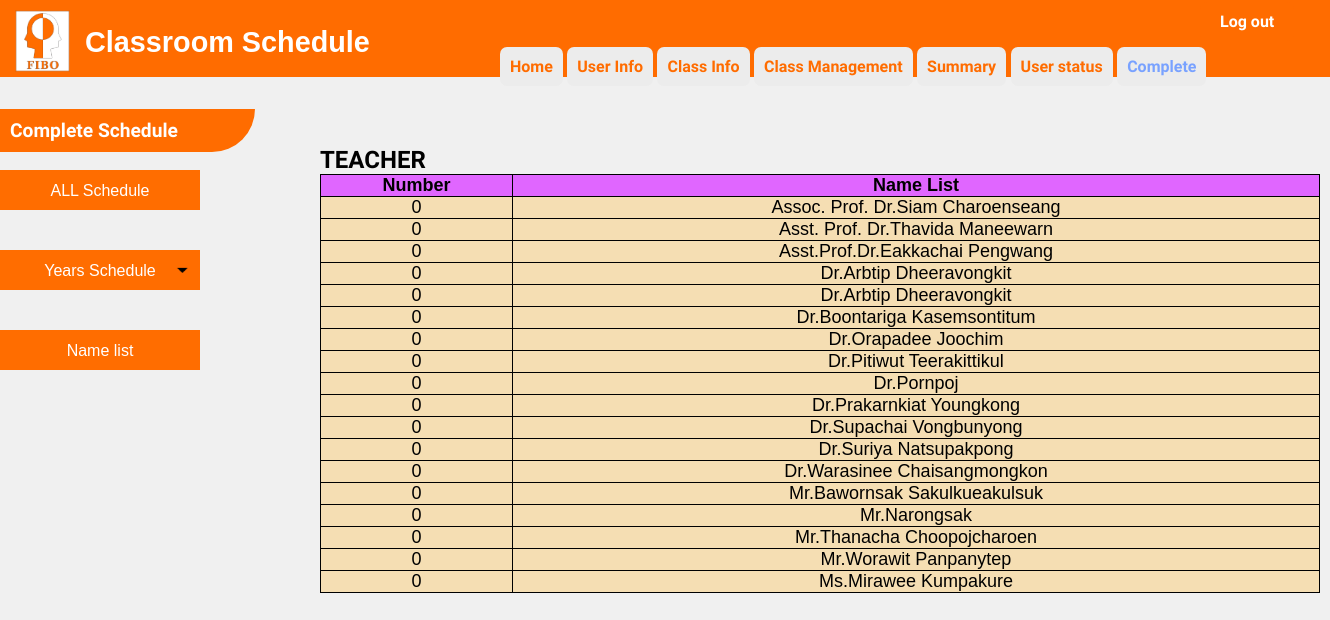
Before: /admin7-2.php with the older database file.
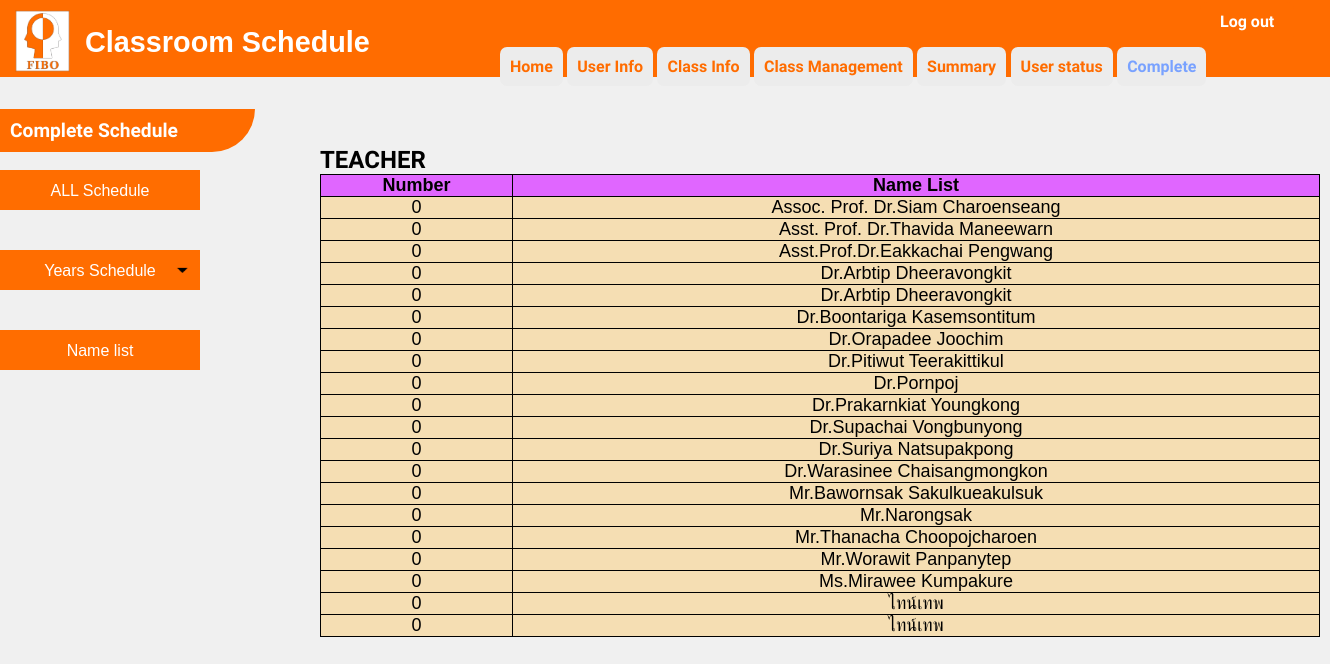
After: the same page with the newer database file.
### tables this page shows
CREATE TABLE `table_account` (
  `No` int(3) NOT NULL,
  `teacher_name` varchar(100) NOT NULL,
  `teacher_email` varchar(100) NOT NULL,
  `teacher_password` varchar(100) NOT NULL DEFAULT '1234',
  `teacher_status` varchar(100) NOT NULL DEFAULT 'T'
);

### admin7-2.php (the view, shortened to what this page needs)
<?php
      require 'dbconfig/config.php';
?>
<!DOCTYPE html>
<html lang="en">
  <head>
    <link rel="stylesheet" type="text/css" href="css/admin7-1.css">
    <link rel="stylesheet" type="text/css" href="css/admin7-2.css">
  </head>
  <body >
    <header>
        <img src="images/FIBO_logo.jpg" width="55" height="62" style="margin-top: 10px; margin-left: 10px">
        <div style="font-size: 1.8em; margin-top: -50px; margin-left: 80px">
        <b>Classroom Schedule</b>
        </div><br>
        </header>
        <div style="margin-top: -30px; margin-left: 500px">
            <a href="admin1.php" class="btn1"><b>Home</b></a>
            <a href="admin2.php" class="btn1"><b>User Info</b></a>
            <a href="admin3.php" class="btn1"><b>Class Info</b></a>
            <a href="admin4.php" class="btn1"><b>Class Management</b></a>
            <a href="#" class="btn1"><b>Summary</b></a>
            <a href="admin6.php" class="btn1"><b>User status</b></a>
            <a href="admin7.php" class="btn1" style=" color: #79a2ff"><b>Complete</b></a>
        </div>
        <div style="margin-top: -84px; margin-left: 1200px">
            <a href="index.php" class="btn"><b>Log out</b></a>
        </div>
        <div style=" margin-top:50px">
        <br><b class="topics">Complete Schedule</b><br><br>
        <ul id="navbar">
                <li><a href="admin7.php"style ="
                    background-color:#ff6d00;">ALL Schedule</a>
                <li><a href="admin7-1.php" style ="background: url(images/arrow.png);
                    background-repeat: no-repeat;
                    background-size: 25px;
                    background-position: right center;
                    background-color:#ff6d00">Years Schedule</a>
                </li>
                <li><a href="admin7-2.php"style ="
                    background-repeat: no-repeat;
                    background-size: 25px;
                    background-position: right center;
                    background-color:#ff6d00;
                    margin-top : -0.5px">Name list</a>
                </li>
            </ul>
</div></br></br>
        <div  style="margin-top: -300px; margin-left: 320px" class="show">
        <h1>TEACHER</h1>
        <form action='admin7-2.php' method='post'>
        <table >
            <tr class="head-data">
                <th>
                    Number
                </th>
                <th>
                    Name List
                </th>
            </tr>
            <?php
                $x = 0;
                $teacher = "teacher$x";
                $sql = "SELECT * FROM table_account";
                $smyData = mysqli_query($con, $sql);
                while($row = mysqli_fetch_array($smyData)) {
                    echo "<tr class='data'>";
                    echo "<td>";
                    echo $x;
                    echo "</td>";
                    echo "<td>";
                    echo "<button name='$teacher' class='data-button'>".$row['teacher_name']."</button>";
                    echo "</td>";
                    echo "</tr>";
                }
            ?>
            </table>
            </form>
        </div>
  </body>
</html>

### css/admin7-1.css (style rules this page uses)
* { margin: 0; padding: 0; }
.btn { display: inline-block; border: 0px solid #ff6c00; padding: 10px 20px; background-color: #ff6c00; text-decoration: none; font-family: 'Work Sans', sans-serif; font-size: 1em; color: #ffffff ; border-radius: 7px; transition: 0.1s; }
.btn1 { display: inline-block; border: 0px solid #ff6c00; padding: 10px 10px; background-color: #ececec; text-decoration: none; font-family: 'Work Sans', sans-serif; font-size: 1em; color: #ff6c00 ; border-radius: 7px; transition: 0.1s; }
.topics { display: inline-block; border: 0px solid #ff6c00; padding: 10px; width: 235px; background-color: #ff6c00; text-decoration: none; font-family: 'Work Sans', sans-serif; font-size: 1.2em; color: #ffffff ; border-bottom-right-radius: 50px; transition: 0.1s; }
table, tr, th, td { border: 1px solid black; border-collapse: collapse; }
body { background-color: #f0f0f0; color: Black ; font-family: 'Work Sans', sans-serif; font-size: 1em; text-align: left; }
header { background: #ff6c00 none repeat-x 0 0; color: #FFFFFF; margin-top: 0px; padding: 0 5px; text-align: left; }
.show { margin-top: -225px; margin-left: 450px }
h1 { color: Black ; font-family: 'Work Sans', sans-serif; font-size: 1.5em; text-align: left; }
li { list-style-type: none; text-align: center; height: 40px; width:200px; }
li a { text-decoration: none; background: #ff6d00; display: block; color: #ffffff; height: 40px; width:200px; line-height: 42px; }
#navbar > li { margin-bottom: 40px; }

### css/admin7-2.css (style rules this page uses)
* { margin: 0; padding: 0; }
body { font-family: 'Kanit', sans-serif; }
table { border-collapse: collapse; width: 1000px; height: auto; }
table, th, td { border: 1px solid black; }
.head-data th { text-align: center; font-size: 18px; color: black; background: #E066FF; }
td { text-align: center; font-size: 15px; }
.data td { text-align: center; font-size: 18px; color: black; text-decoration: none; background: wheat; }
.data-button { text-align: center; font-size: 18px; color: black; background: wheat; border: 0; }

Changed rows visible on the page:
added table_account: teacher_name "ไทน์เทพ"
added table_account: teacher_name "ไทน์เทพ"
